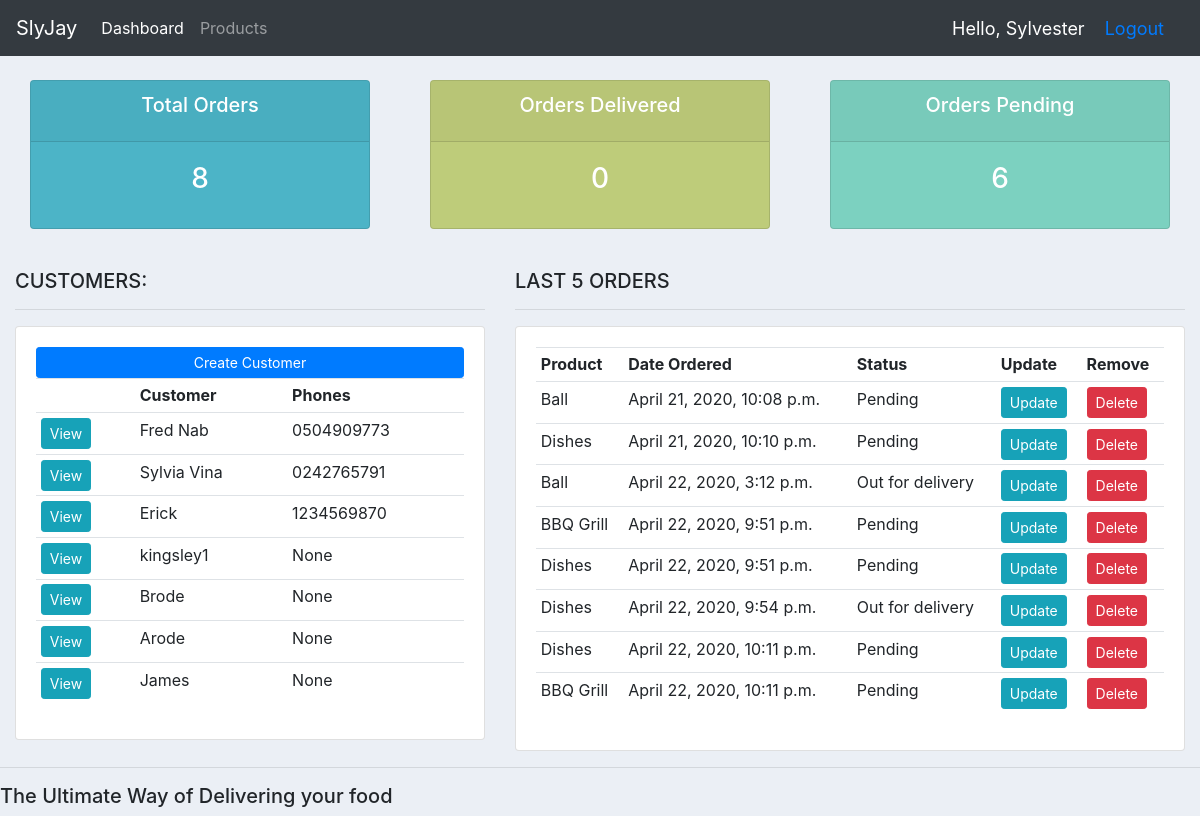
The app's page / (signed in) with its own data.
### accounts/models.py (models this page shows, shortened)
class Customer(models.Model):
	user = models.OneToOneField(User, null=True, blank=True, on_delete=models.CASCADE)
	name = models.CharField(max_length=200, null=True)
	phone = models.CharField(max_length=200, null=True)
	email = models.CharField(max_length=200, null=True)
	profile_pic = models.ImageField(default="profile image icon for new users", null=True, blank=True)
	date_created = models.DateTimeField(auto_now_add=True, null=True)

class Order(models.Model):
	STATUS = (
			('Pending', 'Pending'),
			('Out for delivery', 'Out for delivery'),
			('Delivered', 'Delivered')
			)
	customer = models.ForeignKey(Customer, null=True, on_delete= models.SET_NULL)
	product = models.ForeignKey(Product, null=True, on_delete= models.SET_NULL)
	date_created = models.DateTimeField(auto_now_add=True, null=True)
	status = models.CharField(max_length=200, null=True, choices=STATUS)
	note = models.CharField(max_length=1000, null=True)

class Product(models.Model):
	CATEGORY = (
			('Indoor', 'Indoor'),
			('Out Door', 'Out Door'),
			)
	name = models.CharField(max_length=200, null=True)
	price = models.FloatField(null=True)
	category = models.CharField(max_length=200, null=True, choices=CATEGORY)
	description = models.CharField(max_length=200, null=True, blank=True)
	date_created = models.DateTimeField(auto_now_add=True, null=True)
	tags = models.ManyToManyField(Tag)
	def __str__(self):
		return self.name

### accounts/decorators.py (the view)
    def wrapper_function(request, *args, **kwargs):
        group = None
        if request.user.groups.exists():
            group = request.user.groups.all()[0].name
        if group == 'customer':
            return redirect('user-page')
        elif group == 'admin':
            return view_func(request, *args, **kwargs)
        else:
            return redirect('login')

### accounts/views.py (called while the page is built)
@login_required(login_url='login')
@admin_only
def home(request):
	orders = Order.objects.all()
	customers = Customer.objects.all()
	total_customers = customers.count()
	total_orders = orders.count()
	delivered = orders.filter(status='Delivered').count()
	pending = orders.filter(status='Pending').count()
	context = {'orders': orders, 'customers': customers,
	'total_orders':total_orders, 'delivered': delivered,
	'pending': pending }
	return render(request, 'accounts/dashboard.html', context)

### accounts/templates/accounts/dashboard.html
{% extends 'accounts/main.html' %}
{% block content %}
{% include 'accounts/status.html' %}
<br>
<div class="row">
	<div class="col-md-5">
		<h5>CUSTOMERS:</h5>
		<hr>
		<div class="card card-body">
			<a class="btn btn-primary btn-sm btn-block" href="">Create Customer</a>
			<table class="table table-sm">
				<tr>
					<th></th>
					<th>Customer</th>
					<th>Phones</th>
				</tr>
				{% for customer in customers %}
					<tr>
						<td><a class="btn btn-sm btn-info" href="{% url 'customer' customer.id %}">View</a></td>
						<td>{{customer.name}}</td>
						<td>{{customer.phone}}</td>
					</tr>
				{% endfor %}
			</table>
		</div>
	</div>
	<div class="col-md-7">
		<h5>LAST 5 ORDERS</h5>
		<hr>
		<div class="card card-body">
			<table class="table table-sm">
				<tr>
					<th>Product</th>
					<th>Date Ordered</th>
					<th>Status</th>
					<th>Update</th>
					<th>Remove</th>
				</tr>
				{% for order in orders %}
					<tr>
						<td>{{order.product}}</td>
						<td>{{order.date_created}}</td>
						<td>{{order.status}}</td>
						<td><a class="btn btn-sm btn-info" href="{% url 'update_order' order.id %}">Update</a></td>
						<td><a class="btn btn-sm btn-danger" href="{% url 'delete_order' order.id %}">Delete</a></td>
					</tr>
				{% endfor %}
			</table>
		</div>
	</div>
</div>
{% endblock %}

### accounts/templates/accounts/main.html (shortened to what this page needs)
{% load static %}
<!DOCTYPE html>
<html>
<head>
    <link rel="stylesheet" href="https://stackpath.bootstrapcdn.com/bootstrap/4.3.1/css/bootstrap.min.css">
    <link rel="stylesheet" type="text/css" href="{% static '/css/main.css' %}">
</head>
<body>
    {% include 'accounts/navbar.html' %}
    <div class="container-fluid">
    {% block content %}
    {% endblock %}
    </div>
    <hr>
    <h5>The Ultimate Way of Delivering your food<BR>
    </h5>
</body>
</html>

### accounts/templates/accounts/navbar.html (shortened to what this page needs)
{% load static %}
<nav class="navbar navbar-expand-lg navbar-dark bg-dark">
  <a class="navbar-brand" href="#">SlyJay</a>
  <div class="collapse navbar-collapse" id="navbarNav">
    <ul class="navbar-nav">
      {% if request.user.is_staff %}
      <li class="nav-item active">
        <a class="nav-link" href="{% url 'home' %}">Dashboard</a>
      </li>
      <li class="nav-item">
        <a class="nav-link" href="{% url 'products' %}">Products</a>
      </li>
      {% endif %}
    </ul>
  </div>
  <span class="hello-msg">Hello, {{request.user}}</span>
  <span class="hello-msg"><a href="{% url 'logout' %}">Logout</a></span>
</nav>

### accounts/templates/accounts/status.html
<br>
<div class="row">
	<div class="col">
		<div class="col-md">
			<div class="card text-center text-white mb-3" id="total-orders">
				<div class="card-header">
					<h5 class="card-title">Total Orders</h5>
				</div>
				<div class="card-body">
					<h3 class="card-title">{{total_orders}}</h3>
				</div>
			</div>
		</div>
	</div>
	<div class="col">
		<div class="col-md">
			<div class="card text-center text-white mb-3" id="orders-delivered">
				<div class="card-header">
					<h5 class="card-title">Orders Delivered</h5>
				</div>
				<div class="card-body">
					<h3 class="card-title">{{delivered}}</h3>
				</div>
			</div>
		</div>
	</div>
	<div class="col">
		<div class="col-md">
			<div class="card text-center text-white mb-3" id="orders-pending">
				<div class="card-header">
					<h5 class="card-title">Orders Pending</h5>
				</div>
				<div class="card-body">
					<h3 class="card-title">{{pending}}</h3>
				</div>
			</div>
		</div>
	</div>
</div>

### static/css/main.css (style rules this page uses)
body { background-color: #ebeff5; }
#total-orders { background-color: #4cb4c7; }
#orders-delivered { background-color: #becc7a; }
#orders-pending { background-color: #7CD1C0; }

### accounts/templates/accounts/navbar.html (style rules this page uses)
.hello-msg { font-size: 18px; color: #fff; margin-right: 20px; }

### records on screen
Customer: name "Fred Nab", phone "0504909773"
Customer: name "Sylvia Vina", phone "0242765791"
Customer: name "Erick", phone "1234569870"
Customer: name "kingsley1", phone "None"
Customer: name "Brode", phone "None"
Customer: name "Arode", phone "None"
Customer: name "James", phone "None"
Order: product "Ball", date_created "April 21, 2020, 10:08 p.m.", status "Pending"
Order: product "Dishes", date_created "April 21, 2020, 10:10 p.m.", status "Pending"
Order: product "Ball", date_created "April 22, 2020, 3:12 p.m.", status "Out for delivery"
Order: product "BBQ Grill", date_created "April 22, 2020, 9:51 p.m.", status "Pending"
Order: product "Dishes", date_created "April 22, 2020, 9:51 p.m.", status "Pending"
Order: product "Dishes", date_created "April 22, 2020, 9:54 p.m.", status "Out for delivery"
Order: product "Dishes", date_created "April 22, 2020, 10:11 p.m.", status "Pending"
Order: product "BBQ Grill", date_created "April 22, 2020, 10:11 p.m.", status "Pending"

### other values on screen
{{ request.user }} "Sylvester"
{{ total_orders }} "8"
{{ delivered }} "0"
{{ pending }} "6"
